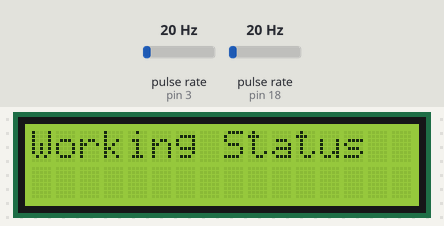
This sketch was run on a simulated Arduino Mega 2560, built with avr-gcc and run on an emulated ATmega2560. On the bench: 16×2 character LCD. Wiring (inferred from the names in the program): 2 × pulse sensor: data pin 3 / data pin 18. The test bench sets the inputs (shaded band); at power-on: pulse rate (sensors on pin 3, pin 18) 20 Hz. What the sketch prints to the serial monitor is not drawn.

Above: at 0.1 s.
At 3.1 s:
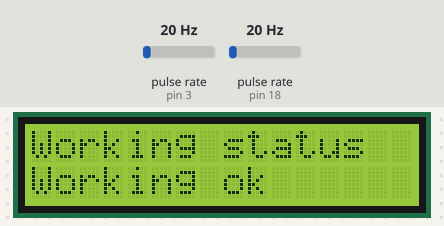

The sketch:

Final__Hydro.ino
```cpp
/*
Project:- Hydro
tasks
-----
1. take input from 3 flow meters
2. check for leakages
3. close the valve if break
4. send alert on gsm upon break
5. Show output on display

*/
#include <LiquidCrystal.h>
LiquidCrystal lcd(12, 11, 5, 4, 3, 2);

#include <GSM.h>

#define PINNUMBER "" // SIM cards may have a PIN number that enables their functionality. If your SIM has no PIN, you can leave it blank

// initialize the library instance
GSM gsmAccess;
GSM_SMS sms;

volatile int flow_frequency1; // Measures flow sensor pulses
volatile int flow_frequency2; // Measures flow sensor pulses
volatile int flow_frequency3; // Measures flow sensor pulses

unsigned int l_hour;            // Calculated litres/hour
unsigned char flowsensor1 = 3;  // Sensor Input
unsigned char flowsensor2 = 4;  // Sensor Input
unsigned char flowsensor3 = 18; // Sensor Input ## Because Arduino Mega has ( 2, 3, 18, 19, 20, 21) as interrupt
unsigned long currentTime;
unsigned long cloopTime;
int relay = 7;

int val1 = 0;
int val2 = 0;
int val3 = 0;
int junc1 = 0;
int junc2 = 0;

char remoteNum[20] = "9847******"; // number to send alert messages to
char txtMsg[200];                  //The message

void flow1() // Interrupt function
{
    flow_frequency1++;
}
void flow2() // Interrupt function
{
    flow_frequency2++;
}
void flow3() // Interrupt function
{
    flow_frequency3++;
}

void setup()
{
    lcd.begin(16, 2);
    lcd.print("Working Status");

    pinMode(flowsensor1, INPUT);
    pinMode(flowsensor2, INPUT);
    pinMode(flowsensor3, INPUT);

    digitalWrite(flowsensor1, HIGH); // Optional Internal Pull-Up ##Learn pull up
    digitalWrite(flowsensor2, HIGH); // Optional Internal Pull-Up
    digitalWrite(flowsensor3, HIGH); // Optional Internal Pull-Up

    Serial.begin(9600);
    boolean notConnected = true; // connection state

    while (notConnected)
    {
        if (gsmAccess.begin(PINNUMBER) == GSM_READY)
        {
            notConnected = false;
        }
        else
        {
            Serial.println("Not connected");
            delay(1000);
        }
    }

    Serial.println("GSM initialized");

    // ## learn about flow sensor interfacing with arduino here - https://bc-robotics.com/tutorials/using-a-flow-sensor-with-arduino/
    // ## Learn about inturupts here - https://www.arduino.cc/reference/en/language/functions/external-interrupts/attachinterrupt/

    attachInterrupt(digitalPinToInterrupt(flowsensor1), flow1, RISING); // Setup Interrupt
    attachInterrupt(digitalPinToInterrupt(flowsensor2), flow2, RISING); // Setup Interrupt
    attachInterrupt(digitalPinToInterrupt(flowsensor3), flow3, RISING); // Setup Interrupt
    sei();                                                              // Enable interrupts
    currentTime = millis();
    cloopTime = currentTime;
}

void loop()
{
    currentTime = millis();
    // Every second, calculate and print litres/hour
    if (currentTime >= (cloopTime + 1000))
    {
        cloopTime = currentTime; // Updates cloopTime
        // Pulse frequency (Hz) = 7.5Q, Q is flow rate in L/min.
        val1 = (flow_frequency1 * 60 / 7.5); // (Pulse frequency x 60 min) / 7.5Q = flowrate in L/hour
        val2 = (flow_frequency1 * 60 / 7.5); // (Pulse frequency x 60 min) / 7.5Q = flowrate in L/hour
        val3 = (flow_frequency1 * 60 / 7.5); // (Pulse frequency x 60 min) / 7.5Q = flowrate in L/hour

        // Checking each junciton and setting flags if (val1 != val2)
        if (val1 != val2)
        {
            junc1 = 1;
        }

        if (val2 != val3)
        {
            junc2 = 1;
        }

        if (val1 == val2 && val2 == val3)
        {
            junc1 = 0;
            junc2 = 0;
        }

        // Triggering outputs based on juntion flags
        if (junc1 == 1 && junc2 == 1)
        {
            digitalWrite(relay, HIGH); // Turns off the valve
            lcd.clear();
            lcd.print("Working status");
            lcd.setCursor(0, 1);
            lcd.print("Leak junc 1&2");

            Serial.println("SENDING");
            Serial.println();
            Serial.println("Message:");
            Serial.println(txtMsg);

            strcpy(txtMsg, "Leak junc 1&2");
            // txtMsg[i] = "Leak junc 1&2"; // send the message
            sms.beginSMS(remoteNum);
            sms.print(txtMsg);
            sms.endSMS();
            Serial.println("\nCOMPLETE!\n");
        }

        else if (junc1 == 1 && junc2 == 0)
        {
            digitalWrite(relay, HIGH); // Turns off the valve
            lcd.clear();
            lcd.print("Working status");
            lcd.setCursor(0, 1);
            lcd.print("Leak junction1");
            Serial.write("Leak in junction1");

            Serial.println("SENDING");
            Serial.println();
            Serial.println("Message:");
            Serial.println(txtMsg);

            strcpy(txtMsg, "Leak in junction1");
            // txtMsg[i] = "Leak in junction1"; // send the message
            sms.beginSMS(remoteNum);
            sms.print(txtMsg);
            sms.endSMS();
            Serial.println("\nCOMPLETE!\n");
        }

        else if (junc2 == 1 && junc1 == 0)
        {
            digitalWrite(relay, HIGH); // Turns off the valve
            lcd.clear();
            lcd.print("Working status");
            lcd.setCursor(0, 1);
            lcd.print("Leak junction2");
            Serial.write("Leak in junction2");

            Serial.println("SENDING");
            Serial.println();
            Serial.println("Message:");
            Serial.println(txtMsg);

            strcpy(txtMsg, "Leak in junction2");
            // txtMsg[i] = "Leak in junction2"; // send the message
            sms.beginSMS(remoteNum);
            sms.print(txtMsg);
            sms.endSMS();
            Serial.println("\nCOMPLETE!\n");
        }

        else // Normal execution, without any leakage
        {
            digitalWrite(relay, LOW);
            lcd.clear();
            lcd.print("Working status");
            lcd.setCursor(0, 1);
            lcd.print("Working ok");
            Serial.write("Working ok");
            Serial.println(" ");
        }
        junc1 = 0;
        junc2 = 0;
        delay(500);

        flow_frequency1 = 0; // Reset Counter
        flow_frequency2 = 0; // Reset Counter
        flow_frequency3 = 0; // Reset Counter

        Serial.print("Flow meter 1:");
        Serial.print(val1, DEC); // Print litres/hour # DEC(decimal, or base 10)
        Serial.println(" L/hour");
        Serial.print("Flow meter 2:");
        Serial.print(val2, DEC); // Print litres/hour # DEC(decimal, or base 10)
        Serial.println(" L/hour");
        Serial.print("Flow meter 3:");
        Serial.print(val3, DEC); // Print litres/hour # DEC(decimal, or base 10)
        Serial.println(" L/hour");
    }
}
```
